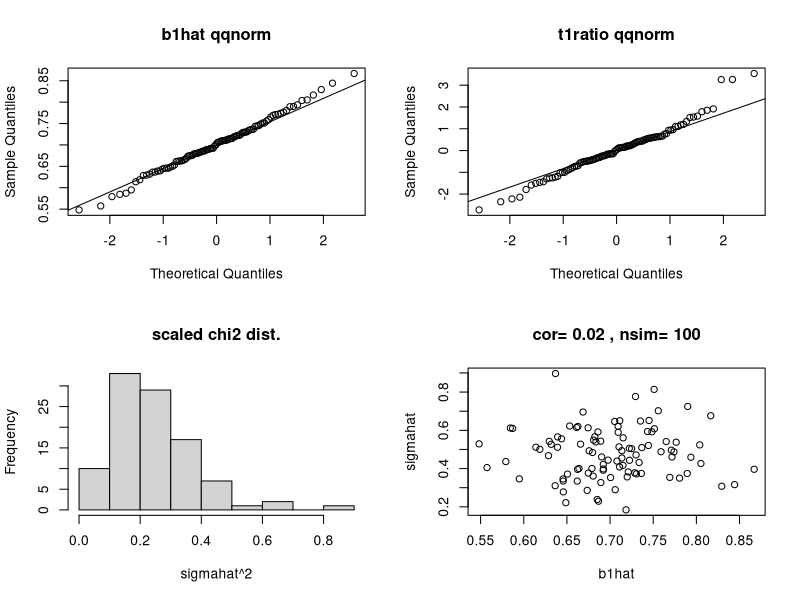
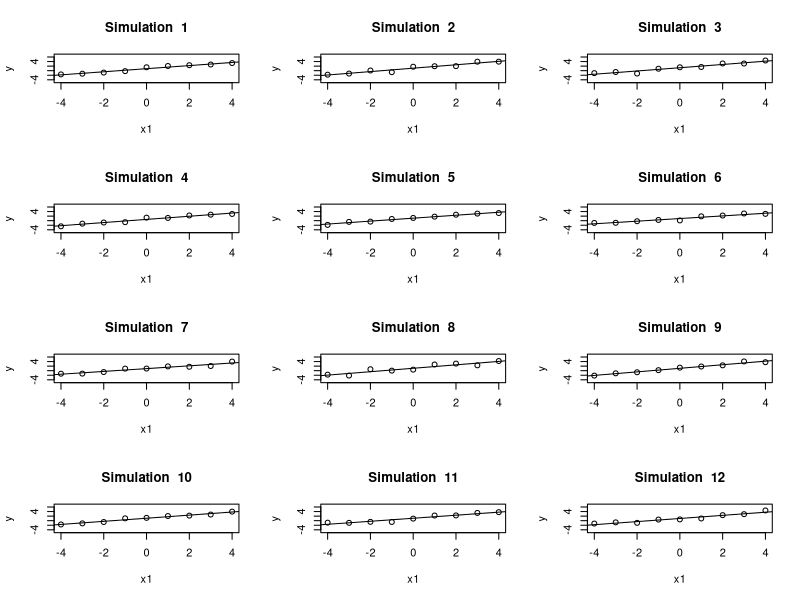

These figures' R source, in order:
# Simulation to show sampling distribution of beta1hat, sigmahat, t-ratios etc
# Sampling distribution of an estimator such as beta1hat, refers to the
# distribution of the estimator over different samples, considered as
# different realizations from the model.
# Suppose fixed values beta0, beta1 as population parameters 
# Data are (x_1,y_1),...(x_i,y_i), ... (x_n,y_n) 
#  where x is the explanatory variable; 
#  and y is the response variable.
# y_i are realizations of random variables Y_i where
#    Y_i = beta0 + beta1*x_i + epsilon_i
# random deviations from the line epsilon_i have N(0,sigma^2) distribution,  i=1,...,n
#

set.seed(1223)  # set seed to get same thing if rerun again
n <- 9  # small sample size
x1 <- (1:n)-(n+1)/2   # fixed x values at 1 to n; centred by subtracting average

# set (true) population parameters
b0 <- 1
b1 <- 0.7
sigma <- 0.5

nsim <- 100   # number of replications
#nsim <- 1000   # uncomment this line to do more replications
b1hat <- rep(0,nsim) # pre-allocate space to store estimates/statistics from replications
b0hat <- rep(0,nsim)
sigmahat <- rep(0,nsim)
t1ratio <- rep(0,nsim)

# simulation/replication loop
png("Simulation.png", width=1080, height=960)
par(mfrow=c(4,3))  # set-up for 4x3 subplots

for(i in 1:nsim)
{ err <- rnorm(n,0,sigma)     # random from normal(mean=0,SD=sigma)
  y <- b0+b1*x1+err           # generate y's with deviations in 'err'
  datareg <- as.data.frame(cbind(y, x1))
  reg <- lm(y~x1,data=datareg)  # regression 
  summ <- summary(reg)
  coefftab <- summ$coeff           # get betas and their SEs
  b0hat[i] <- coefftab[1,1]       # coefficent beta0hat
  b1hat[i] <- coefftab[2,1]
  se1hat <- coefftab[2,2]        # SE of beta1hat
  sigmahat[i] <- summ$sigma        # residual SE or residual SD
  t1ratio[i] <- (b1hat[i]-b1)/se1hat  # t-ratio for beta1hat
  if(i <= 12)                     # plot the first few cases 
  { plot(x1, y, xlim=c(x1[1],x1[n]), ylim=c(b0+b1*x1[1]-3,b0+b1*x1[n]+3))
    abline(b0hat[i], b1hat[i], col=1)
    title(paste("Simulation ", i))
  }
}
dev.off() #This line is finishing the png file.


# Under the assumptions of the model ( epsilon_i ~ N(0,sigma^2) # independently)
# then

# (a) sampling distribution of b1hat is normal with mean b1
#     normal quantile plot of b1hat over different replications
#     shows points very close to a straight line
par(mfrow=c(2,2))
qqnorm(b1hat,main="b1hat qqnorm")
qqline(b1hat)

# (b) sampling distribution of t-ratio is not normal because denominator 
#   involves a random sigmahat. The sampling distribution is Student t with
#   degrees of freedom n-k, where  k is the number of estimated betas.
# t-density has heavier tails than normal density, so normal quantile
#   plots shows points off the diagonal at the two ends.
qqnorm(t1ratio,main="t1ratio qqnorm") 
qqline(t1ratio)

# (c) sampling distribution of sigmahat^2 is right-skewed; when scaled
#   appropriately, it has a distribution called chi-squared.
hist(sigmahat^2,main="scaled chi2 dist.")

# (d) b1hat has zero theoretical correlation with sigmahat
#     This property is involved in the mathematical derivation of the
#     Student t distribution for the t-ratio.
#  the actual correlation of b1hat will be closer to 0 with larger nsim
plot(b1hat,sigmahat) 
title(paste("cor=",round(cor(b1hat,sigmahat),2),", nsim=",nsim) )

